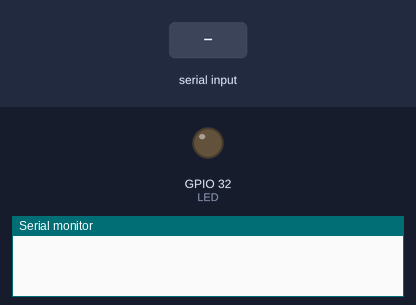
Bench run of a program on a simulated ESP32. Parts: output pins drawn as LEDs (lit = HIGH), the last lines printed to the serial monitor. Inputs (shaded band) come from the test bench.

Above: at 1.2 s.
1.3 s: "On" received over the second serial link
At 3.3 s:
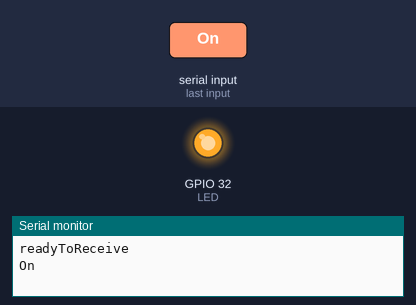
3.8 s: "Off" received over the second serial link
At 5.2 s:
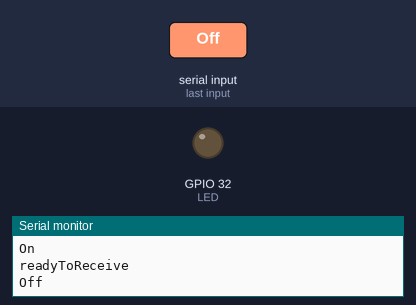
Timing chart, 0 to 6.8 s (numbered marks = the images above; inputs shaded):
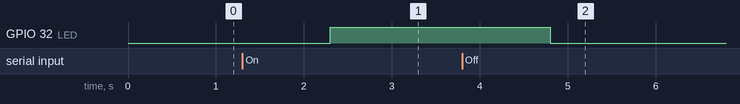

Measured:
- after the input at 1.3 s, GPIO 32 (LED): LOW → HIGH after 1.0 s
- after the input at 3.8 s, GPIO 32 (LED): HIGH → LOW after 1.0 s

The program:

main.cpp
```cpp
#include <Arduino.h>
#include <HardwareSerial.h>

#define TX_PIN 17
#define RX_PIN 16

const int LED = 32;
unsigned long lastPrint = 0;

HardwareSerial SerialPort(2); // use UART2

void setup()
{
  Serial.begin(9600);
  SerialPort.begin(9600, SERIAL_8N1, RX_PIN, TX_PIN); // Fixed order of RX and TX pins
  pinMode(LED, OUTPUT);
}

void loop()
{
  //Serial.println("readyToReceive\n");
  //SerialPort.println("readyToReceive\n");
  if (SerialPort.available() > 0)
  {
    Serial.println("readyToReceive");
    String ledRec = SerialPort.readString();

    // SI IFRA AT JEG ER FERDIG
    Serial.println(ledRec);
    if (ledRec == "Off")
    {
      digitalWrite(LED, LOW);
    }
    if (ledRec == "On")
    {
      digitalWrite(LED, HIGH);
    }
  }
}
```
